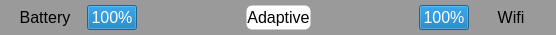
<?xml version="1.0" encoding="UTF-8"?>
<ui version="4.0">
 <class>statusBarWidget</class>
 <widget class="QFrame" name="statusBarWidget">
  <property name="geometry">
   <rect>
    <x>0</x>
    <y>0</y>
    <width>556</width>
    <height>35</height>
   </rect>
  </property>
  <property name="sizePolicy">
   <sizepolicy hsizetype="Preferred" vsizetype="Fixed">
    <horstretch>0</horstretch>
    <verstretch>0</verstretch>
   </sizepolicy>
  </property>
  <property name="minimumSize">
   <size>
    <width>0</width>
    <height>35</height>
   </size>
  </property>
  <property name="maximumSize">
   <size>
    <width>16777215</width>
    <height>35</height>
   </size>
  </property>
  <property name="windowTitle">
   <string>Frame</string>
  </property>
  <property name="styleSheet">
   <string notr="true">background-color: rgb(154, 154, 154);</string>
  </property>
  <layout class="QHBoxLayout" name="statusBarLayout">
   <property name="spacing">
    <number>2</number>
   </property>
   <property name="leftMargin">
    <number>5</number>
   </property>
   <property name="topMargin">
    <number>4</number>
   </property>
   <property name="rightMargin">
    <number>5</number>
   </property>
   <property name="bottomMargin">
    <number>4</number>
   </property>
   <item>
    <widget class="CButton" name="batteryStatus">
     <property name="minimumSize">
      <size>
       <width>60</width>
       <height>25</height>
      </size>
     </property>
     <property name="maximumSize">
      <size>
       <width>16777215</width>
       <height>25</height>
      </size>
     </property>
     <property name="font">
      <font>
       <pointsize>12</pointsize>
      </font>
     </property>
     <property name="text">
      <string>Battery</string>
     </property>
     <property name="flat">
      <bool>true</bool>
     </property>
    </widget>
   </item>
   <item>
    <widget class="CProgressBar" name="batteryBar">
     <property name="sizePolicy">
      <sizepolicy hsizetype="MinimumExpanding" vsizetype="Fixed">
       <horstretch>0</horstretch>
       <verstretch>0</verstretch>
      </sizepolicy>
     </property>
     <property name="minimumSize">
      <size>
       <width>0</width>
       <height>25</height>
      </size>
     </property>
     <property name="maximumSize">
      <size>
       <width>50</width>
       <height>25</height>
      </size>
     </property>
     <property name="font">
      <font>
       <pointsize>12</pointsize>
      </font>
     </property>
     <property name="value">
      <number>100</number>
     </property>
     <property name="alignment">
      <set>Qt::AlignCenter</set>
     </property>
    </widget>
   </item>
   <item>
    <spacer name="spacer1">
     <property name="font">
      <font>
       <pointsize>14</pointsize>
      </font>
     </property>
     <property name="orientation">
      <enum>Qt::Horizontal</enum>
     </property>
     <property name="sizeHint" stdset="0">
      <size>
       <width>40</width>
       <height>20</height>
      </size>
     </property>
    </spacer>
   </item>
   <item>
    <widget class="QPushButton" name="adaptiveStatus">
     <property name="minimumSize">
      <size>
       <width>60</width>
       <height>25</height>
      </size>
     </property>
     <property name="maximumSize">
      <size>
       <width>16777215</width>
       <height>25</height>
      </size>
     </property>
     <property name="font">
      <font>
       <pointsize>12</pointsize>
      </font>
     </property>
     <property name="styleSheet">
      <string notr="true">QPushButton{
            border-style: transparent;
            border-width: 1px;
            border-radius: 6px;
            background-color: rgb(255, 255, 255);
	        color: rgb(0, 0, 0);
            }
QPushButton:checked {
            border-style: solid;
            border-width: 1px;
            border-radius: 6px;
            background-color: rgb(76, 175, 80);
            color: rgb(255, 255, 255);
            }</string>
     </property>
     <property name="text">
      <string>Adaptive</string>
     </property>
     <property name="checkable">
      <bool>true</bool>
     </property>
     <property name="flat">
      <bool>true</bool>
     </property>
    </widget>
   </item>
   <item>
    <spacer name="spacer2">
     <property name="font">
      <font>
       <pointsize>14</pointsize>
      </font>
     </property>
     <property name="orientation">
      <enum>Qt::Horizontal</enum>
     </property>
     <property name="sizeHint" stdset="0">
      <size>
       <width>40</width>
       <height>20</height>
      </size>
     </property>
    </spacer>
   </item>
   <item>
    <widget class="CProgressBar" name="wifiBar">
     <property name="sizePolicy">
      <sizepolicy hsizetype="MinimumExpanding" vsizetype="Fixed">
       <horstretch>0</horstretch>
       <verstretch>0</verstretch>
      </sizepolicy>
     </property>
     <property name="minimumSize">
      <size>
       <width>0</width>
       <height>25</height>
      </size>
     </property>
     <property name="maximumSize">
      <size>
       <width>50</width>
       <height>25</height>
      </size>
     </property>
     <property name="font">
      <font>
       <pointsize>12</pointsize>
      </font>
     </property>
     <property name="value">
      <number>100</number>
     </property>
     <property name="alignment">
      <set>Qt::AlignCenter</set>
     </property>
    </widget>
   </item>
   <item>
    <widget class="CButton" name="wifiStatus">
     <property name="minimumSize">
      <size>
       <width>60</width>
       <height>25</height>
      </size>
     </property>
     <property name="maximumSize">
      <size>
       <width>16777215</width>
       <height>25</height>
      </size>
     </property>
     <property name="font">
      <font>
       <pointsize>12</pointsize>
      </font>
     </property>
     <property name="text">
      <string>Wifi</string>
     </property>
     <property name="flat">
      <bool>true</bool>
     </property>
    </widget>
   </item>
  </layout>
 </widget>
 <customwidgets>
  <customwidget>
   <class>CProgressBar</class>
   <extends>QProgressBar</extends>
   <header>aui.mi.visual</header>
  </customwidget>
  <customwidget>
   <class>CButton</class>
   <extends>QPushButton</extends>
   <header>aui.mi.visual</header>
  </customwidget>
 </customwidgets>
 <resources/>
 <connections/>
</ui>
